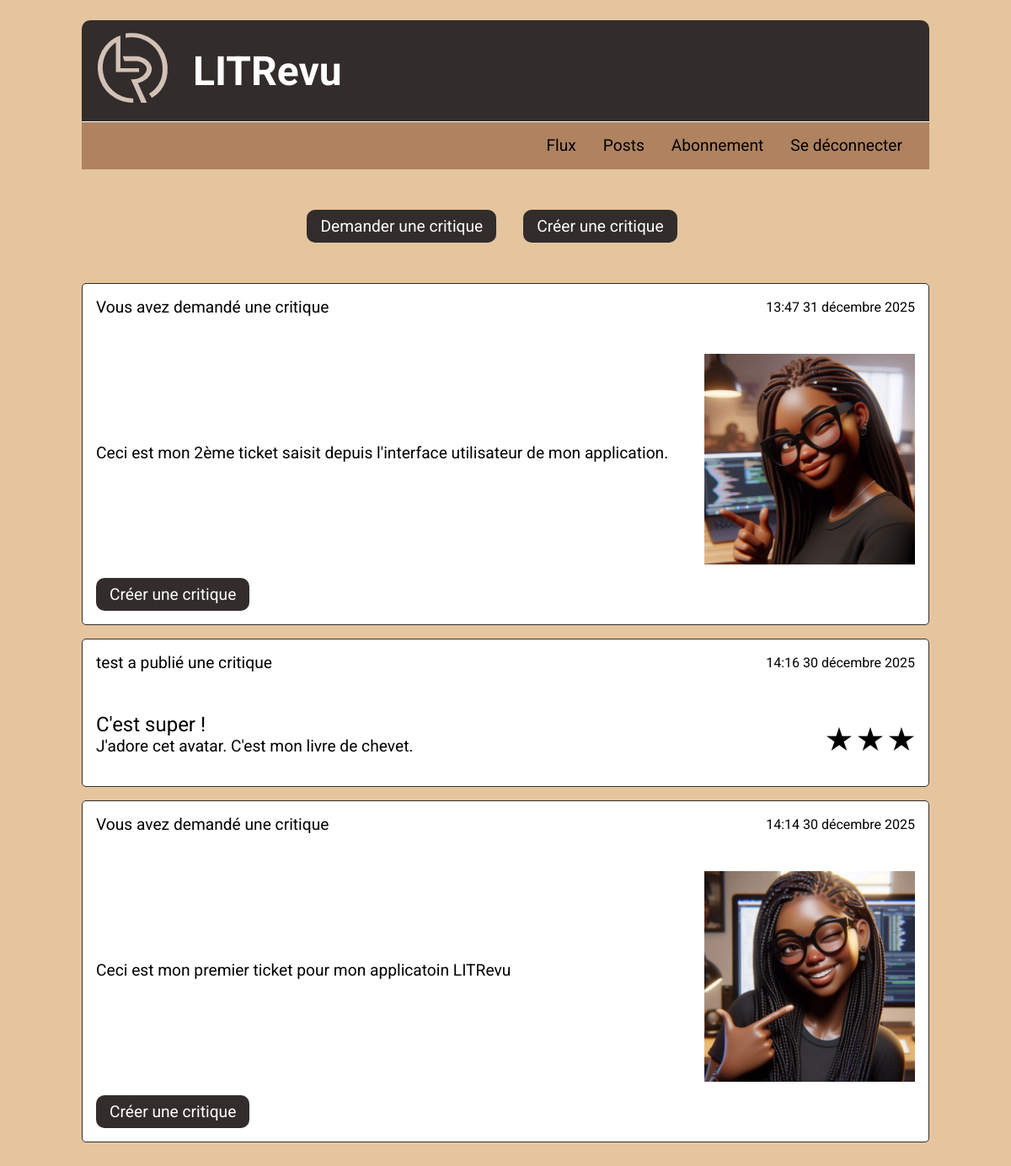
/home/ (signed in), run on an earlier commit of the app's database.
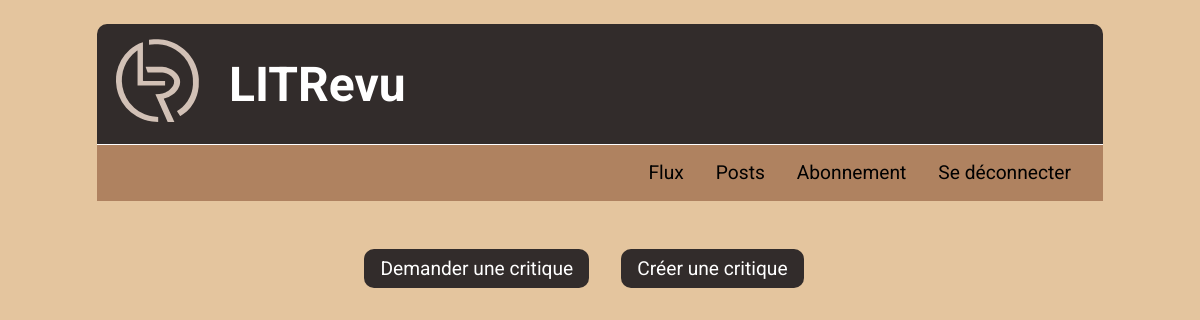
And on a later commit of the database.
### flux/models.py (models this page shows, shortened)
class Ticket(models.Model):
    ticket = models.CharField(max_length=128)
    description = models.TextField(max_length=2048, blank=True)
    user = models.ForeignKey(to=settings.AUTH_USER_MODEL,
                             on_delete=models.CASCADE)
    image = models.ImageField(null=True, blank=True)
    time_created = models.DateTimeField(auto_now_add=True)
    @property
    def content_type(self):
        return "Ticket"

class Review(models.Model):
    ticket = models.ForeignKey(to=Ticket, on_delete=models.CASCADE)
    rating = models.PositiveSmallIntegerField(
        validators=[MinValueValidator(0), MaxValueValidator(5)]
    )
    user = models.ForeignKey(to=settings.AUTH_USER_MODEL,
                             on_delete=models.CASCADE)
    headline = models.CharField(max_length=128)
    body = models.TextField(max_length=8192, blank=True)
    time_created = models.DateTimeField(auto_now_add=True)
    @property
    def content_type(self):
        return "Review"

### authentication/models.py (models this page shows)
class User(AbstractUser):
    pass

### flux/views.py (the view)
# urls.py: path('home/', flux.views.flux_page, name='home'),
@login_required
def flux_page(request):
    tickets: Iterable[Model] = Ticket.objects.all()
    reviews: Iterable[Model] = Review.objects.all()
    flux = sorted(
        chain(tickets, reviews),
        key=lambda obj: obj.time_created,
        reverse=True
    )
    return render(request, 'flux/flux.html', {'flux': flux})

### flux/templates/flux/flux.html (shortened to what this page needs)
{% extends 'base.html' %}
{% load static %}
{% block content %}
    <main class="main-flux">
        <section class="block-buttons">
            <ul>
                <li><a href="{% url 'ticket_create' %}">Demander une
                    critique</a></li>
                <li><a href="#">Créer une critique</a></li>
            </ul>
        </section>
        <section class="block-articles">
            {% for obj in flux %}
                <article>
                    <div class="article_header">
                        <p>
                            {% if obj.content_type == "Ticket" %}
                                {% if user == obj.user %}
                                    Vous avez demandé une critique
                                {% else %}
                                    {{ obj.user }} a demandé une critique
                                {% endif %}
                            {% else %}
                                {% if user == obj.user %}
                                    Vous avez publié une critique
                                {% else %}
                                    {{ obj.user }} a publié une critique
                                {% endif %}
                            {% endif %}
                        </p>
                        <p class="time_txt">
                            {{ obj.time_created|date:"H:i d F Y" }}
                        </p>
                    </div>
                    {% if obj.content_type == "Ticket" %}
                        <div class="bloc-description">
                            <p>{{ obj.description }}</p>
                            {% if obj.image %}
                                <img src="/media/{{ obj.image }}"
                                     alt="illustration de {{ obj.title }}">
                            {% endif %}
                        </div>
                        <button class="btn-flux-create">Créer une
                            critique</button>
                    {% else %}
                        <div class="bloc-description">
                            <div class="review_headline">
                                <p>{{ obj.headline }}</p>
                                <p>{{ obj.body }}</p>
                            </div>
                            <p>
                                {% for i in ""|ljust:obj.rating %}
                                    <img src="{% static 'litrevu/images/star.png' %}"
                                        alt="étoile">
                                {% endfor %}
                            </p>
                        </div>
                    {% endif %}
                </article>
            {% endfor %}
        </section>
    </main>
{% endblock content %}

What changed in the data, as far as the page shows it:
removed Ticket: shows "Vous avez demandé une critique", time_created "13:47 31 décembre 2025", description "Ceci est mon 2ème ticket saisit depuis l'interface utilisateur de mon application.", image (picture)
removed Review: user "test", time_created "14:16 30 décembre 2025", headline "C'est super !", body "J'adore cet avatar. C'est mon livre de chevet.", rating 3 (drawn)
removed Ticket: shows "Vous avez demandé une critique", time_created "14:14 30 décembre 2025", description "Ceci est mon premier ticket pour mon applicatoin LITRevu", image (picture)
